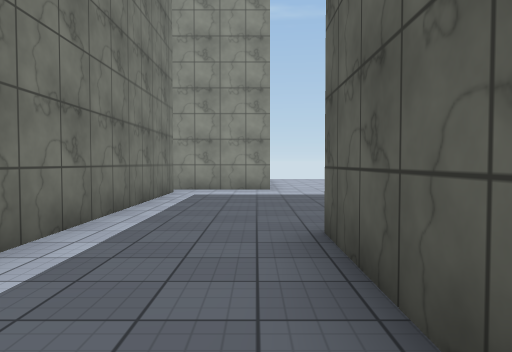
view 1 (above)

16 first-person views from a walk through a Unity game level. The camera is 1.3 m above the floor, tilts 2° down and sees 70° across. The floor is counted in squares, 2 m on a side. Each view is taken from the middle of a square. On the plan, view 1 faces up. The plan holds only what a view shows up to about 11 squares ahead; the rest is blank. The place goes on beyond the plan. The player is left out. Surface patterns are stand-ins for the level's own textures.

view 2
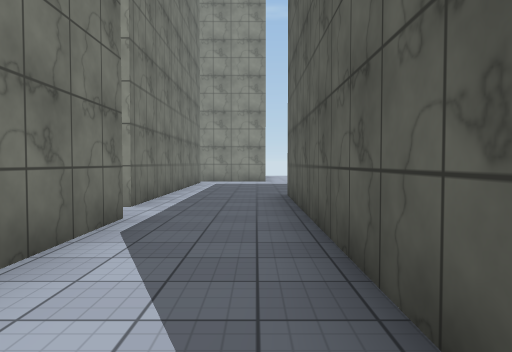

view 3
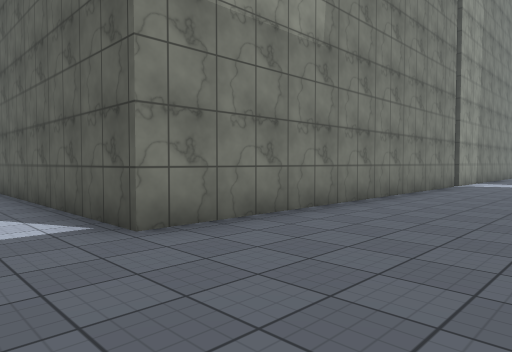

view 4
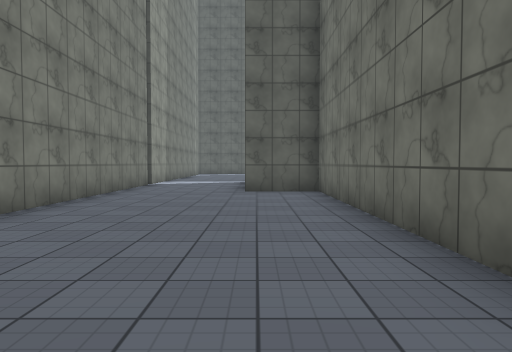

view 5
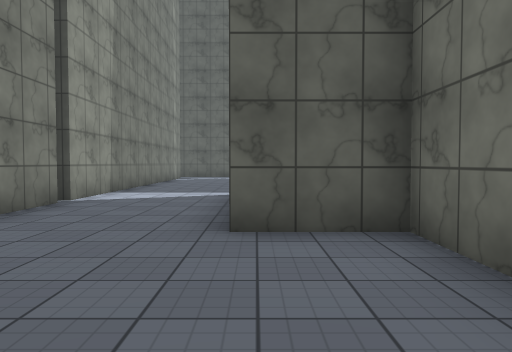

view 6
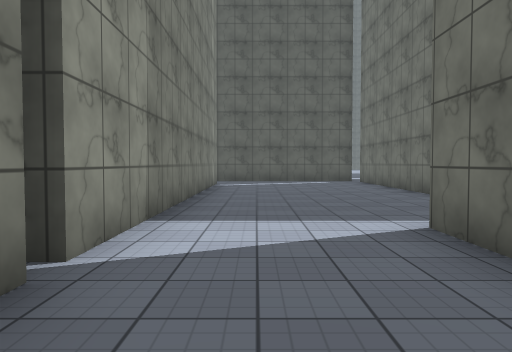

view 7
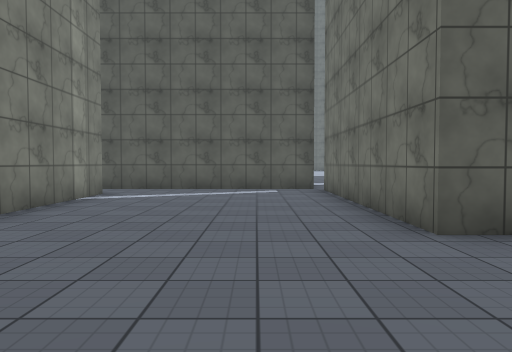

view 8
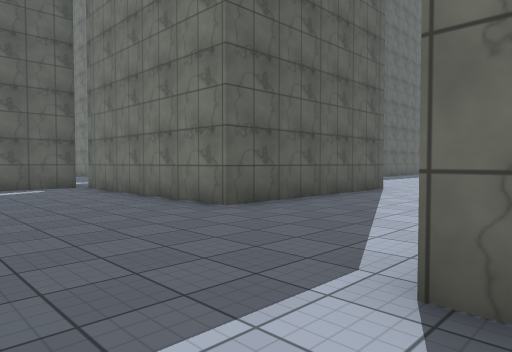

view 9
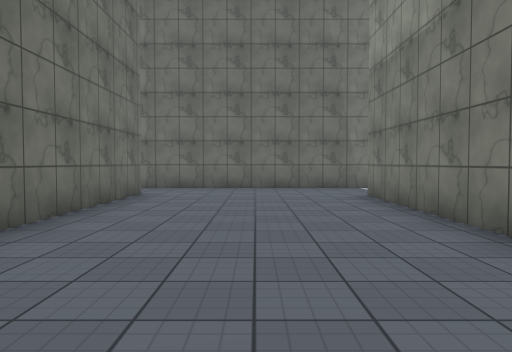

view 10
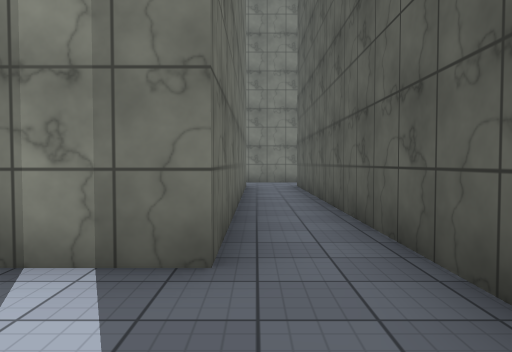

view 11
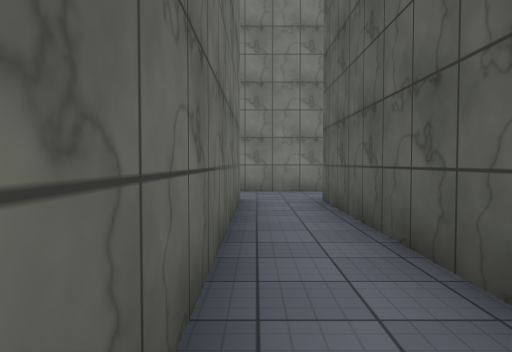

view 12
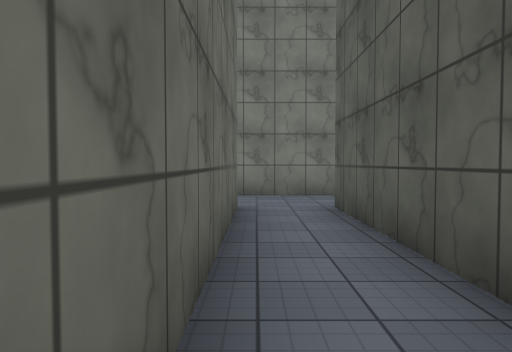

view 13
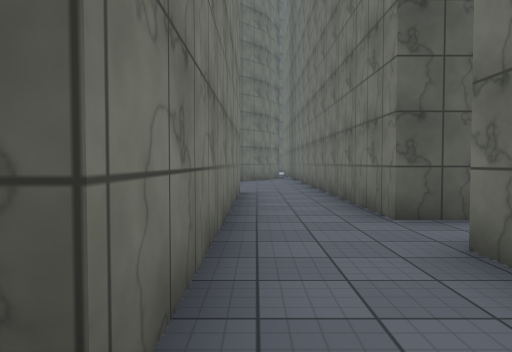

view 14
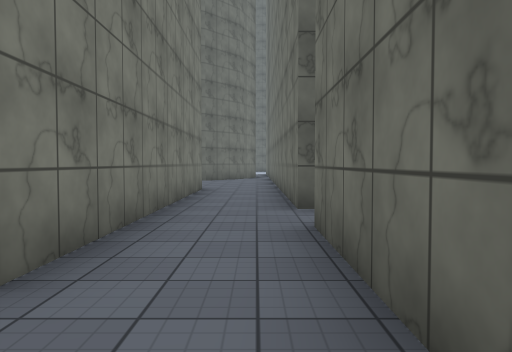

view 15
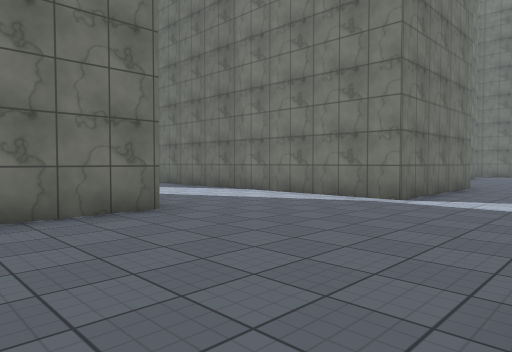

view 16
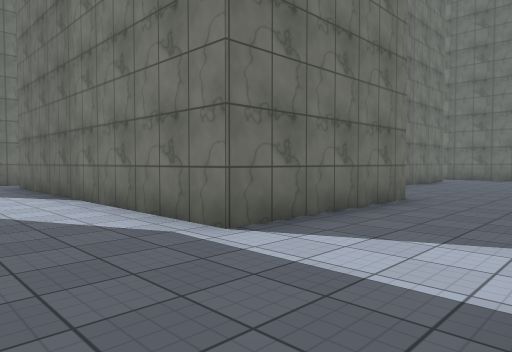

### Floor plan
Points are (right, up) in squares from view 1. A wall is a line through its corners. A room is listed if a view was taken in it or the views show most of it. See-through windows are left out.
Room 1 (views 1, 2, 3, 4, 5, 6, 7, 8, 9, 10, 15, 16)
walls: (10, -4.8) (0.6, -4.8) (0.6, 1.5); (15.3, -12.5) (15.3, -9.6) (20.9, -9.6); (0.1, -9.5) (7.4, -9.5) (7.4, -7.7) (11.7, -7.7) (11.7, -12.5); (19.7, -4.8) (10.4, -4.8) (10.4, -4.4); (-1.6, -4) (-1.6, -10.1); (21.2, -9.5) (21.2, -4.5); (-1.6, 0.4) (-1.6, -1.9)
ways out: opening at (20, -4) to room 2; opening at (-0.5, 2.5) to room 3; opening at (-2, 1)
Room 2 (views 11, 12)
walls: (19.7, 3.4) (19.7, -4.8); (25.1, 5.4) (19.5, 5.4); (21.2, -4.5) (21.2, 3.4) (26.4, 3.4)
ways out: opening at (20, -4) to room 1; opening at (18.5, 4.5) to room 3
Room 3 (views 13, 14)
walls: (16.8, 3.4) (19.7, 3.4); (19.5, 5.4) (17.8, 5.4); (0.4, 9) (-2.1, 9); (-1.9, 8.2) (-1.9, 1.4); (0.6, 1.5) (0.6, 3.5)
ways out: opening at (-0.5, 2.5) to room 1; opening at (18.5, 4.5) to room 2

Where each view was taken, in squares from view 1:
view 1: 0 up, 0 right, facing up
view 2: 4 down, 0 right, facing up
view 3: 8 down, 1 left, facing up-right
view 4: 8 down, 1 left, facing right
view 5: 8 down, 4 right, facing right
view 6: 6 down, 8 right, facing right
view 7: 8 down, 12 right, facing right
view 8: 6 down, 11 right, facing down-right
view 9: 7 down, 8 right, facing left
view 10: 7 down, 20 right, facing up
view 11: 3 down, 20 right, facing up
view 12: 2 down, 20 right, facing up
view 13: 5 up, 17 right, facing right
view 14: 4 up, 16 right, facing right
view 15: 5 down, 18 right, facing down-left
view 16: 5 down, 14 right, facing down-left
